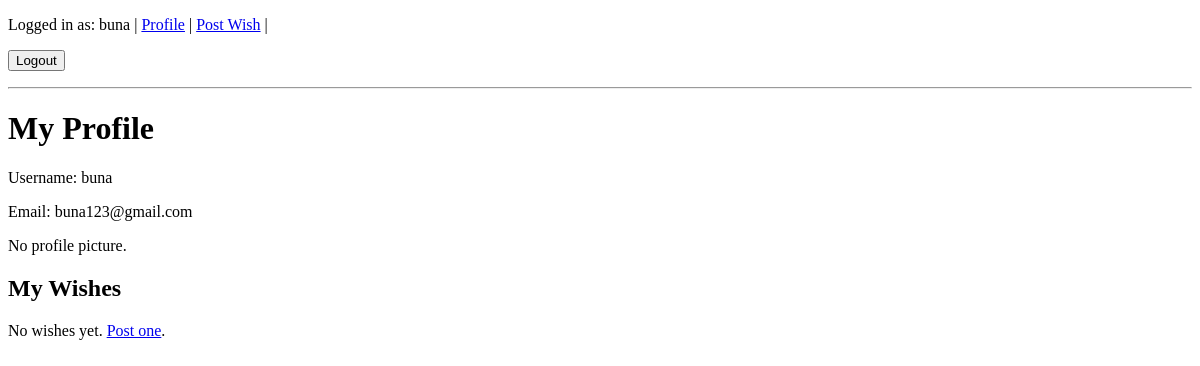
Before: /accounts/profile/ (signed in) with the older database file.
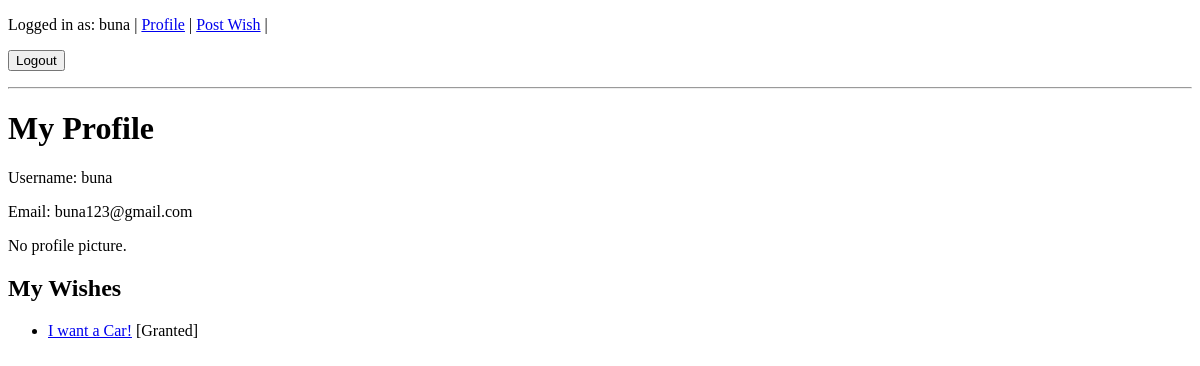
After: the same page with the newer database file.
### accounts/models.py (models this page shows, shortened)
class CustomUser(AbstractUser):
    bio = models.TextField(blank=True)
    profile_picture = models.ImageField(upload_to="profiles/", blank=True, null=True)

### wishes/models.py (models this page shows, shortened)
class Wish(models.Model):
    title = models.CharField(max_length=50)
    description = models.TextField()
    created_at = models.DateTimeField(default=timezone.now)
    is_granted = models.BooleanField(default=False, verbose_name="Granted")
    user = models.ForeignKey(CustomUser, on_delete=models.CASCADE, related_name='wishes')

### accounts/views.py (the view)
# urls.py: path('profile/', ProfileView.as_view(), name='profile'),
class ProfileView(LoginRequiredMixin, TemplateView):
    template_name = 'accounts/profile.html'
    login_url = 'accounts:login'
    def get_context_data(self, **kwargs):
        context = super().get_context_data(**kwargs)
        context['my_wishes'] = Wish.objects.filter(user=self.request.user).order_by('-created_at')
        return context

### templates/accounts/profile.html (shortened to what this page needs)
{% extends 'base.html' %}
{% block content %}
<h1>My Profile</h1>
<p>Username: {{ user.username }}</p>
<p>Email: {{ user.email|default:"not set" }}</p>
{% if user.profile_picture %}
    <p>Picture: <img src="{{ user.profile_picture.url }}" width="150"></p>
{% else %}
    <p>No profile picture.</p>
{% endif %}
<h2>My Wishes</h2>
{% if my_wishes %}
    <ul>
        {% for wish in my_wishes %}
            <li>
                <a href="{% url 'wishes:detail' wish.pk %}">{{ wish.title }}</a>
                {% if wish.is_granted %}
                    [Granted]
                {% else %}
                    [Pending]
                {% endif %}
            </li>
        {% endfor %}
    </ul>
{% else %}
    <p>No wishes yet. <a href="{% url 'wishes:create' %}">Post one</a>.</p>
{% endif %}
{% endblock %}

### templates/base.html (shortened to what this page needs)
<!DOCTYPE html>
<html lang="en">
<head>
</head>
<body>
    <p>
        {% if user.is_authenticated %}
            Logged in as: {{ user.username }} |
            <a href="{% url 'accounts:profile' %}">Profile</a> |
            <a href="{% url 'wishes:create' %}">Post Wish</a> |
            <form action="{% url 'accounts:logout' %}" method="post" style="display:inline;">
                <button type="submit">Logout</button>
            </form>
        {% else %}
            <a href="{% url 'accounts:login' %}">Login</a> |
            <a href="{% url 'accounts:signup' %}">Sign Up</a>
        {% endif %}
    </p>
    <hr>
    {% block content %}
    {% endblock %}
</body>
</html>

Changed rows visible on the page:
added Wish: title "I want a Car!", is_granted "[Granted]"
Other visible differences:
text no longer shown: "No wishes yet. Post one ."
